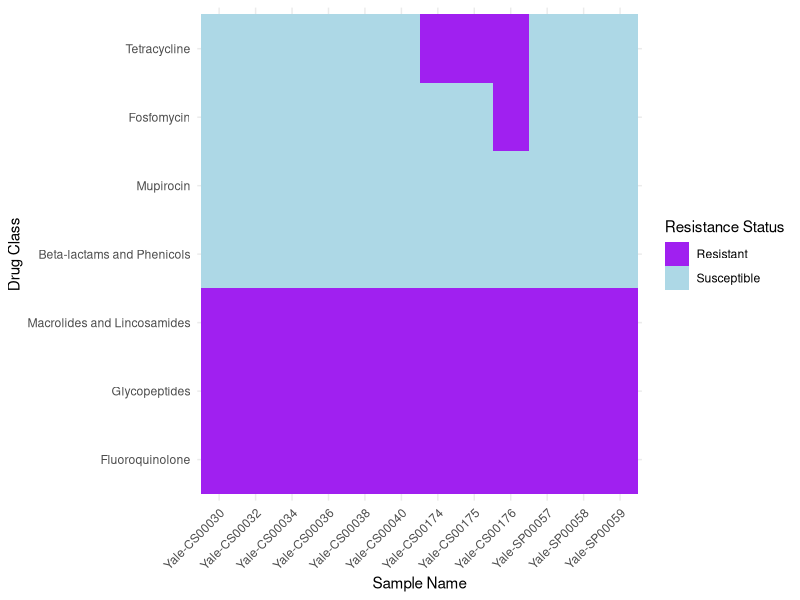
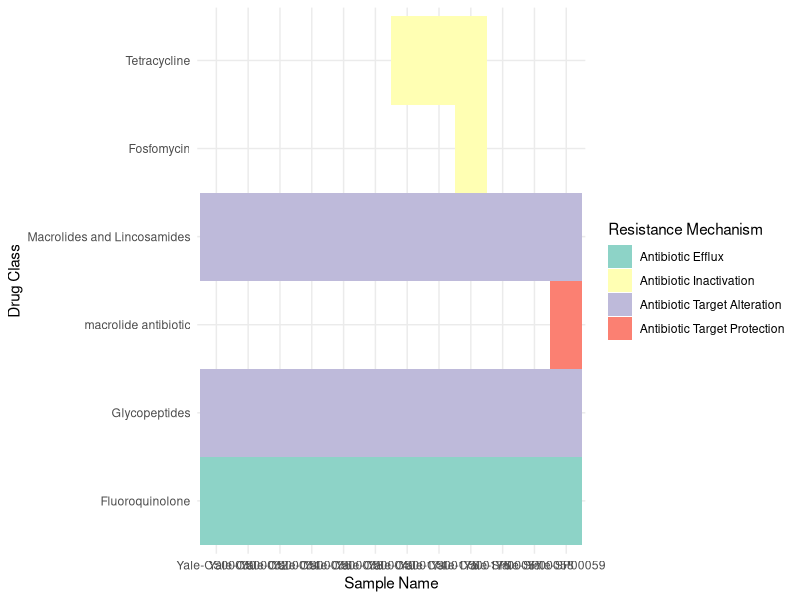

These figures' R source, in order:
rm(list = ls())

library("tidyverse")
library(RColorBrewer)
library(patchwork)
library(ggtext)

# read in csv
amr <- read.csv("combined_amr_results_diffsamples.csv")

# pick reps to visualize
reps <- c("Yale-CS00030", "Yale-CS00032", "Yale-CS00034", "Yale-CS00036", "Yale-CS00038",
          "Yale-CS00040", "Yale-CS00174", "Yale-CS00175", "Yale-CS00176", "Yale-SP00057",
          "Yale-SP00058", "Yale-SP00059")

# rename drug classes 
new_drug_class_names <- c(
  "tetracycline antibiotic" = "Tetracycline", 
  "phosphonic acid antibiotic" = "Fosfomycin", 
  "macrolide antibiotic; lincosamide antibiotic" = "Macrolides and Lincosamides",
  "monobactam; carbapenem; cephalosporin; cephamycin; penam; phenicol antibiotic; penem" = "Beta-lactams and Phenicols",
  "mupirocin-like antibiotic" = "Mupirocin",
  "glycopeptide antibiotic" = "Glycopeptides", 
  "fluoroquinolone antibiotic" = "Fluoroquinolone", 
  "cephalosporin; penam; peptide antibiotic" = "Cephalosporins and Penams",
  "carbapenem" = "Carbapenems"
)

# create a grid of samples and drug classes
complete_grid <- expand.grid(sample_name = unique(amr$sample_name), 
                             drug_class = unique(amr$drug_class))

# join grid 
amr_complete <- complete_grid %>%
  left_join(amr, by = c("sample_name", "drug_class"))

# make new colname for resistance status
amr_complete <- amr_complete %>%
  mutate(resistance_status = ifelse(is.na(resistance_mechanism), "Susceptible", "Resistant"))

# filter out repetitive resistant markers 
amr_filtered <- amr_complete %>%
  filter(drug_class != "macrolide antibiotic") %>%
  filter(drug_class != "macrolide antibiotic; fluoroquinolone antibiotic; monobactam; aminoglycoside antibiotic; carbapenem; cephalosporin; cephamycin; penam; tetracycline antibiotic; phenicol antibiotic; penem; disinfecting agents and antiseptics")

# plot
amr_plot <- amr_filtered %>%
  filter(sample_name %in% reps) %>%
  ggplot(aes(sample_name, drug_class, fill = resistance_status)) + 
  geom_tile() + 
  scale_fill_manual(values = c("Resistant" = "purple", "Susceptible" = "lightblue"), 
                    name = "Resistance Status") + 
  scale_y_discrete(labels = new_drug_class_names) + 
  labs(x = "Sample Name", y = "Drug Class") +
  theme_minimal() +
  theme(axis.text.x = element_text(angle = 45, hjust = 1, vjust = 1))

amr_plot

ggsave("bacseq_spneumo_czid_amr.png",width=350,height=300,units="mm", bg = "white")


############# old code ###########

# plot
amr_plot <- amr %>%
  slice(-23) %>%
  filter(sample_name %in% reps) %>%
  drop_na(resistance_mechanism) %>%
  ggplot(aes(sample_name, drug_class, fill = resistance_mechanism)) + 
  geom_tile() + 
  scale_fill_brewer(palette = "Set3", 
                    name = "Resistance Mechanism",
                    labels = c("Antibiotic Efflux", "Antibiotic Inactivation", 
                               "Antibiotic Target Alteration", "Antibiotic Target Protection")) + 
  scale_y_discrete(labels = new_drug_class_names) + 
  labs(x = "Sample Name", y = "Drug Class") +
  theme_minimal()

amr_plot






